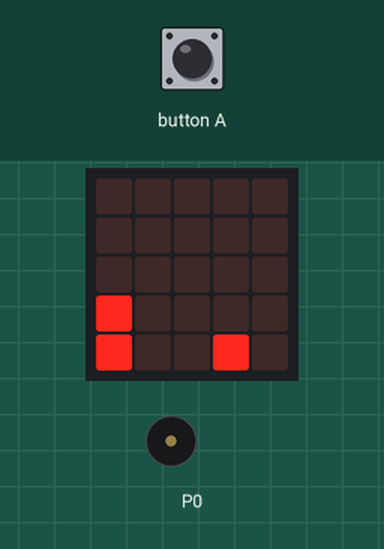
A program run on a simulated BBC micro:bit (MakeCode). Parts: the board's 5×5 LED display, buzzer (waves = sounding). The test bench sets the inputs (shaded band).

Above: at 1.1 s.
At 5.0 s:
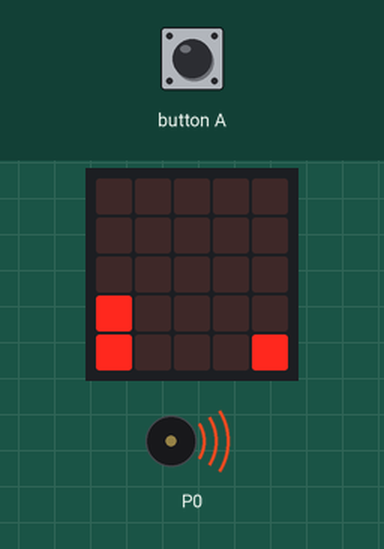
5.1 s: button A pressed for 0.15 s
At 5.7 s:
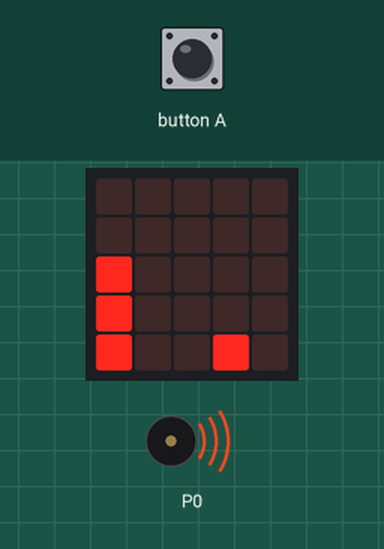
5.8 s: button A pressed for 0.15 s
6.5 s: button A pressed for 0.15 s
7.2 s: button A pressed for 0.15 s
7.9 s: button A pressed 2 times (0.12 s each, 0.3 s apart)
At 10.4 s:
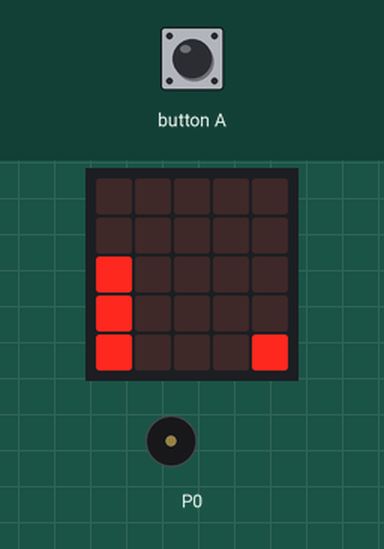
11.5 s: button A pressed 5 times (0.12 s each, 0.3 s apart)
At 12.4 s:
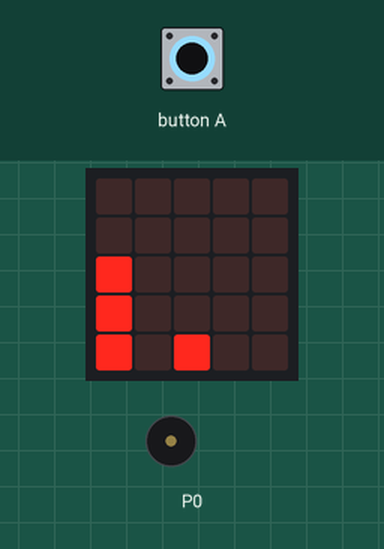
Timing chart, 0 to 14.5 s (numbered marks = the images above; inputs shaded):
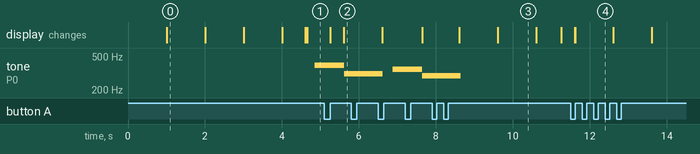

Measured:
- after the input at 5.1 s, the display: first changes after 0.15 s (image 2 shows a later state)
- after the input at 5.8 s, every drawn part: stays the same
- after the input at 11.5 s, tone on P0: stays silent (without the input it goes to 392 Hz after 3.0 s); the display: first differs from a run without the input after 0.12 s (image 4)
- what the display in image 0 shows lasts 1.0 s, from 1.0 s to 2.0 s

The program:

main.ts
```typescript
input.onButtonPressed(Button.A, function () {
    cabeza_dino.change(LedSpriteProperty.Y, -1)
    pies_dino.change(LedSpriteProperty.Y, -1)
    basic.pause(1000)
    cabeza_dino.change(LedSpriteProperty.Y, 1)
    pies_dino.change(LedSpriteProperty.Y, 1)
})
function piedra () {
    piedrita = game.createSprite(4, 4)
    for (let index = 0; index < 4; index++) {
        basic.pause(1000)
        piedrita.change(LedSpriteProperty.X, -1)
        if (piedrita.isTouching(pies_dino)) {
            basic.showIcon(IconNames.Sad)
            music.startMelody(music.builtInMelody(Melodies.Dadadadum), MelodyOptions.Once)
            piedra()
        }
    }
}
let piedrita: game.LedSprite = null
let cabeza_dino: game.LedSprite = null
let pies_dino: game.LedSprite = null
pies_dino = game.createSprite(0, 4)
cabeza_dino = game.createSprite(0, 3)
piedra()
basic.forever(function () {
    if (piedrita.isTouchingEdge()) {
        basic.pause(1000)
        piedrita.delete()
        piedra()
    }
})
```

test.ts
```typescript
// aquí va el archivo "tests"; esto no se compilará cuando este paquete se utilice como una extensión.
```
